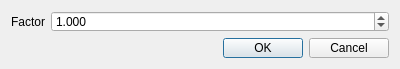
<?xml version="1.0" encoding="UTF-8"?>
<ui version="4.0">
 <class>ScaleTessellationParametersDialog</class>
 <widget class="QDialog" name="ScaleTessellationParametersDialog">
  <property name="windowModality">
   <enum>Qt::ApplicationModal</enum>
  </property>
  <property name="geometry">
   <rect>
    <x>0</x>
    <y>0</y>
    <width>400</width>
    <height>69</height>
   </rect>
  </property>
  <property name="minimumSize">
   <size>
    <width>400</width>
    <height>69</height>
   </size>
  </property>
  <property name="windowTitle">
   <string>Scale Tessellation Parameters</string>
  </property>
  <property name="modal">
   <bool>true</bool>
  </property>
  <layout class="QGridLayout" name="gridLayout">
   <item row="0" column="0">
    <layout class="QFormLayout" name="formLayout">
     <item row="0" column="0">
      <widget class="QLabel" name="factorLabel">
       <property name="text">
        <string>Factor</string>
       </property>
      </widget>
     </item>
     <item row="0" column="1">
      <widget class="QDoubleSpinBox" name="factorDoubleSpinBox">
       <property name="decimals">
        <number>3</number>
       </property>
       <property name="singleStep">
        <double>0.001000000000000</double>
       </property>
       <property name="value">
        <double>1.000000000000000</double>
       </property>
      </widget>
     </item>
    </layout>
   </item>
   <item row="1" column="0">
    <widget class="QDialogButtonBox" name="buttonBox">
     <property name="orientation">
      <enum>Qt::Horizontal</enum>
     </property>
     <property name="standardButtons">
      <set>QDialogButtonBox::Cancel|QDialogButtonBox::Ok</set>
     </property>
    </widget>
   </item>
  </layout>
 </widget>
 <resources/>
 <connections>
  <connection>
   <sender>buttonBox</sender>
   <signal>accepted()</signal>
   <receiver>ScaleTessellationParametersDialog</receiver>
   <slot>accept()</slot>
   <hints>
    <hint type="sourcelabel">
     <x>248</x>
     <y>254</y>
    </hint>
    <hint type="destinationlabel">
     <x>157</x>
     <y>274</y>
    </hint>
   </hints>
  </connection>
  <connection>
   <sender>buttonBox</sender>
   <signal>rejected()</signal>
   <receiver>ScaleTessellationParametersDialog</receiver>
   <slot>reject()</slot>
   <hints>
    <hint type="sourcelabel">
     <x>316</x>
     <y>260</y>
    </hint>
    <hint type="destinationlabel">
     <x>286</x>
     <y>274</y>
    </hint>
   </hints>
  </connection>
 </connections>
</ui>
